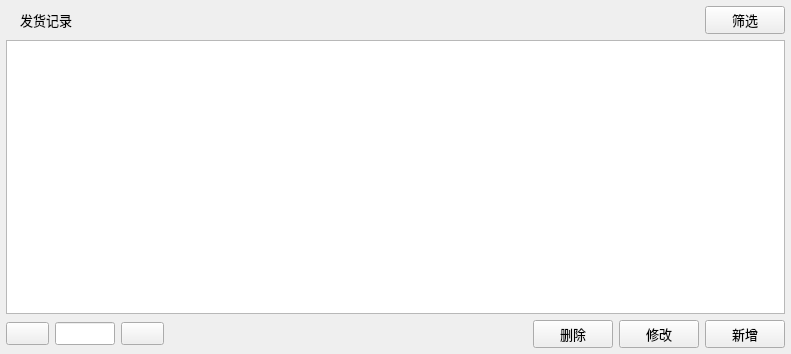
<?xml version="1.0" encoding="UTF-8"?>
<ui version="4.0">
 <class>Form</class>
 <widget class="QWidget" name="Form">
  <property name="geometry">
   <rect>
    <x>0</x>
    <y>0</y>
    <width>791</width>
    <height>354</height>
   </rect>
  </property>
  <property name="font">
   <font>
    
    <pointsize>10</pointsize>
   </font>
  </property>
  <property name="windowTitle">
   <string>Form</string>
  </property>
  <layout class="QVBoxLayout" name="verticalLayout">
   <property name="margin">
    <number>6</number>
   </property>
   <item>
    <layout class="QHBoxLayout" name="horizontalLayout" stretch="0,1,0">
     <item>
      <widget class="QLabel" name="label_3">
       <property name="text">
        <string/>
       </property>
       <property name="pixmap">
        <pixmap resource="resource.qrc">:/icons/icons/glyphicons_072_bookmark.png</pixmap>
       </property>
      </widget>
     </item>
     <item>
      <widget class="QLabel" name="label">
       <property name="text">
        <string>发货记录</string>
       </property>
      </widget>
     </item>
     <item>
      <widget class="QPushButton" name="pushButton_Filter">
       <property name="text">
        <string>筛选</string>
       </property>
       <property name="icon">
        <iconset resource="resource.qrc">
         <normaloff>:/icons/icons/glyphicons_027_search.png</normaloff>:/icons/icons/glyphicons_027_search.png</iconset>
       </property>
      </widget>
     </item>
    </layout>
   </item>
   <item>
    <widget class="QTableView" name="tableView_Records"/>
   </item>
   <item>
    <layout class="QHBoxLayout" name="horizontalLayout_2" stretch="0,0,0,1,0,0,0">
     <item>
      <widget class="QPushButton" name="pushButton_LastPage">
       <property name="text">
        <string/>
       </property>
       <property name="icon">
        <iconset resource="resource.qrc">
         <normaloff>:/icons/icons/glyphicons_216_circle_arrow_left.png</normaloff>:/icons/icons/glyphicons_216_circle_arrow_left.png</iconset>
       </property>
      </widget>
     </item>
     <item>
      <widget class="QLineEdit" name="lineEdit_Page">
       <property name="maximumSize">
        <size>
         <width>60</width>
         <height>16777215</height>
        </size>
       </property>
      </widget>
     </item>
     <item>
      <widget class="QPushButton" name="pushButton_NextPage">
       <property name="text">
        <string/>
       </property>
       <property name="icon">
        <iconset resource="resource.qrc">
         <normaloff>:/icons/icons/glyphicons_217_circle_arrow_right.png</normaloff>:/icons/icons/glyphicons_217_circle_arrow_right.png</iconset>
       </property>
      </widget>
     </item>
     <item>
      <widget class="QLabel" name="label_2">
       <property name="text">
        <string/>
       </property>
      </widget>
     </item>
     <item>
      <widget class="QPushButton" name="pushButton_Delete">
       <property name="text">
        <string>删除</string>
       </property>
       <property name="icon">
        <iconset resource="resource.qrc">
         <normaloff>:/icons/icons/glyphicons_191_circle_minus.png</normaloff>:/icons/icons/glyphicons_191_circle_minus.png</iconset>
       </property>
      </widget>
     </item>
     <item>
      <widget class="QPushButton" name="pushButton_Modify">
       <property name="text">
        <string>修改</string>
       </property>
       <property name="icon">
        <iconset resource="resource.qrc">
         <normaloff>:/icons/icons/glyphicons_193_circle_ok.png</normaloff>:/icons/icons/glyphicons_193_circle_ok.png</iconset>
       </property>
      </widget>
     </item>
     <item>
      <widget class="QPushButton" name="pushButton_New">
       <property name="text">
        <string>新增</string>
       </property>
       <property name="icon">
        <iconset resource="resource.qrc">
         <normaloff>:/icons/icons/glyphicons_190_circle_plus.png</normaloff>:/icons/icons/glyphicons_190_circle_plus.png</iconset>
       </property>
      </widget>
     </item>
    </layout>
   </item>
  </layout>
 </widget>
 <resources>
  <include location="resource.qrc"/>
 </resources>
 <connections/>
</ui>
